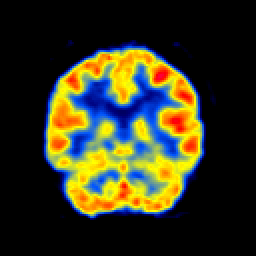
%> input picture test_img/PET/25052.bmp, 256 x 256 px
$ octave AAtest_single_sample.m   (GNU Octave 9; MATLAB toolbox functions it lacks are replaced by stand-ins)
%> lines starting %> are read from the running program, lines starting %| are printed output that depends on the picture
### matlab_metrics/FMI_metrics.m
% Reference from https://github.com/Linfeng-Tang/Image-Fusion General Metrics

function nfmi = FMI_metrics(ima, imb, imf, feature, w)

% FMI calculates the Feature Mutual Information (FMI), the non-reference
% performance metric for fusion algorithms, proposed in:
%
% M.B.A. Haghighat, A. Aghagolzadeh, H. Seyedarabi, "A Non-Reference Image
% Fusion Metric Based on Mutual Information of Image Features," Computers
% and Electrical Engineering, vol. 37, no. 5, pp. 744-756, Sept. 2011.
% http://dx.doi.org/10.1016/j.compeleceng.2011.07.012
%
%
% This code is the implementation of FAST-FMI, presented in:
%
% M. Haghighat, M.A. Razian, "Fast-FMI: non-reference image fusion metric,"
% 8th International Conference on Application of Information and
% Communication Technologies (AICT), pp. 1-3, 2014.
%
%
% Inputs:
% 		ima 	: 	First source image
% 		imb 	: 	Second source image
% 		imf 	: 	Fused image
% 		feature : 	Feature extraction method: gradient, edge, dct, wavelet, none (raw pixels) (default: image with no feature extraction)
% 		w       : 	Sliding window size w by w (default: 3)
%
% Output:
% 		nfmi 	: 	Normalized Feature Mutual Information
%
%
% Sample use:
% nfmi = fmi(ima,imb,imf,'none',3);
% % Or simply:
% nfmi = fmi(ima,imb,imf);
%
%
% (C)	Mohammad Haghighat, University of Miami
%       haghighat@ieee.org
%       IF YOU USE THIS CODE IN YOUR WORK, PLEASE CITE THE ABOVE PAPERS.


if nargin < 3               % Check correct number of arguments
    error('There should be three input images (2 source images and 1 fused image)!');
end

if size(ima) ~= size(imb)	% Check if the source images are of the same size
    error('Size of the source images must be the same!');
end

if size(ima) ~= size(imf)	% Check if the source images are of the same size
    disp(size(ima)); disp(size(imf));
    error('Size of the source and fused images must be the same!');
end

if ~exist('feature', 'var')
    feature = 'edge';       % Default feature extraction
end

if ~exist('w', 'var')
    w = 3;                  % Default window size
end

ima = double(ima);
imb = double(imb);
imf = double(imf);


% Feature Extraction

switch feature

	case 'none'         % Raw pixels (no feature extraction)
        aFeature = ima;
        bFeature = imb;
        fFeature = imf;

    case 'gradient'     % Gradient
        aFeature = gradient(ima);
        bFeature = gradient(imb);
        fFeature = gradient(imf);

    case 'edge'         % Edge
        aFeature = edge(ima);
        bFeature = edge(imb);
        fFeature = edge(imf);

    case 'dct'          % DCT
        aFeature = dct2(ima);
        bFeature = dct2(imb);
        fFeature = dct2(imf);

    case 'wavelet'      % Discrete Meyer wavelet
        [cA,cH,cV,cD] = dwt2(ima,'dmey');
        aFeature = rerange([cA,cH;cV,cD]);
        % disp(cH)
        [cA,cH,cV,cD] = dwt2(imb,'dmey');
        bFeature = rerange([cA,cH;cV,cD]);
        [cA,cH,cV,cD] = dwt2(imf,'dmey');
        fFeature = rerange([cA,cH;cV,cD]);

    otherwise
        error('Please specify a feature extraction method among ''gradient'', ''edge'', ''dct'', ''wavelet'', or ''none'' (raw pixels)!');

end

% [8 lines of commented-out code are left out]

[m,n] = size(aFeature);
w = floor(w/2);
fmi_map = ones(m-2*w, n-2*w);

for p = w+1:m-w
    for q = w+1:n-w

        aSub = aFeature(p-w:p+w, q-w:q+w);
        bSub = bFeature(p-w:p+w, q-w:q+w);
        fSub = fFeature(p-w:p+w, q-w:q+w);
        % disp(aSub)
        l = round((2*w+1).^2);

        if aSub == fSub
            fmi_af = 1;
        else
            aMax = max(aSub(:));
            aMin = min(aSub(:));
            if aMax == aMin
                aSub = ones(2*w+1);
            else
                aSub = (aSub - aMin)/(aMax - aMin);
            end

            fMax = max(fSub(:));
            fMin = min(fSub(:));
            if fMax == fMin
                fSub = ones(2*w+1);
            else
                fSub = (fSub - fMin)/(fMax - fMin);
            end

            % Normalize the feature images to get the marginal PDFs
            aPdf = aSub(:)./(sum(sum(aSub)));
            fPdf = fSub(:)./(sum(sum(fSub)));
            % PDF to CDF tranformation
            aCdf = zeros(size(aPdf));
            fCdf = zeros(size(fPdf));
            aCdf(1) = aPdf(1);
            fCdf(1) = fPdf(1);
            for i = 2:l
                aCdf(i) = aPdf(i)+aCdf(i-1);
                fCdf(i) = fPdf(i)+fCdf(i-1);
            end

            % Pearson correlation between marginal PDFs
            aTemp = aPdf - mean(aPdf);
            fTemp = fPdf - mean(fPdf);
            if sum(aTemp.*fTemp) == 0
                c = 0;
            else
                c = sum(aTemp.*fTemp)/sqrt(sum(aTemp.*aTemp)*sum(fTemp.*fTemp));
            end
            % Population standard deviations
            e_aPdf = 0; e2_aPdf = 0; e_fPdf = 0; e2_fPdf = 0;
            for i = 1:l
                e_aPdf  = e_aPdf  + i.*aPdf(i);         % Expected value of aPdf
                e2_aPdf = e2_aPdf + (i.^2).*aPdf(i);    % 2nd-order moment of aPdf
                e_fPdf  = e_fPdf  + i.*fPdf(i);         % Expected value of fPdf
                e2_fPdf = e2_fPdf + (i.^2).*fPdf(i);	% 2nd-order moment of fPdf
            end
            aSd = sqrt(e2_aPdf - e_aPdf.^2);	% Population standard deviation of aPdf
            fSd = sqrt(e2_fPdf - e_fPdf.^2);	% Population standard deviation of fPdf
            jointEntropy = 0;
            % Joint PDF calculation using simplified Nelsen method with joint entropy calculation
            if c >= 0

                if c == 0 || aSd == 0 || fSd == 0
                    phi = 0;
                else
                    covUp = 0;
                    for i = 1:l
                        for j = 1:l
                            % Frechet's upper bound bivariate distributions between f & a
                            covUp = covUp + 0.5*(fCdf(i)+aCdf(j)-abs(fCdf(i)-aCdf(j))) - fCdf(i).*aCdf(j);
                        end
                    end
                    corrUp = covUp/(fSd*aSd); % Upper correlation between f & a
                    phi = c/corrUp;
                end

                jpdfUp = 0.5*(fCdf(1)+aCdf(1)-abs(fCdf(1)-aCdf(1)));
                jpdf = phi.*jpdfUp + (1-phi).*fPdf(1).*aPdf(1);
                if jpdf~=0
                    jointEntropy = real(-jpdf.*log2(jpdf)); % Joint entropy
                end

                % 1-D boundaries
                for i=2:l
                    jpdfUp = 0.5*(fCdf(i)+aCdf(1)-abs(fCdf(i)-aCdf(1))) - ...
                        0.5*(fCdf(i-1)+aCdf(1)-abs(fCdf(i-1)-aCdf(1)));
                    jpdf = phi.*jpdfUp + (1-phi).*fPdf(i).*aPdf(1);
                    if jpdf~=0
                        jointEntropy = jointEntropy + real(-jpdf.*log2(jpdf)); % Joint entropy
                    end
                end
                for j=2:l
                    jpdfUp = 0.5*(fCdf(1)+aCdf(j)-abs(fCdf(1)-aCdf(j))) - ...
                        0.5*(fCdf(1)+aCdf(j-1)-abs(fCdf(1)-aCdf(j-1)));
                    jpdf = phi.*jpdfUp + (1-phi).*fPdf(1).*aPdf(j);
                    if jpdf~=0
                        jointEntropy = jointEntropy + real(-jpdf.*log2(jpdf)); % Joint entropy
                    end
                end
                % 2-D walls
                for i=2:l
                    for j=2:l
                        jpdfUp = 0.5*(fCdf(i)+aCdf(j)-abs(fCdf(i)-aCdf(j))) - ...
                            0.5*(fCdf(i-1)+aCdf(j)-abs(fCdf(i-1)-aCdf(j))) - ...
                            0.5*(fCdf(i)+aCdf(j-1)-abs(fCdf(i)-aCdf(j-1))) + ...
                            0.5*(fCdf(i-1)+aCdf(j-1)-abs(fCdf(i-1)-aCdf(j-1)));
                        jpdf = phi.*jpdfUp + (1-phi).*fPdf(i).*aPdf(j);
                        if jpdf~=0
                            jointEntropy = jointEntropy + real(-jpdf.*log2(jpdf)); % Joint entropy
                        end
                    end
                end

            end

            if c < 0

                if aSd == 0 || fSd == 0
                    theta = 0;
                else
                    covLo = 0;
                    for i = 1:l
                        for j = 1:l
                            % Frechet's lower bound bivariate distributions between f & a
                            covLo = covLo + 0.5*(fCdf(i)+aCdf(j)-1+abs(fCdf(i)+aCdf(j)-1)) - fCdf(i).*aCdf(j);
                        end
                    end
                    corrLo = covLo/(fSd*aSd); % Lower correlation between f & a
                    theta = c/corrLo;
                end

                jpdfLo = 0.5*(fCdf(1)+aCdf(1)-1+abs(fCdf(1)+aCdf(1)-1));
                jpdf = theta.*jpdfLo + (1-theta).*fPdf(1).*aPdf(1);
                if jpdf~=0
                    jointEntropy = real(-jpdf.*log2(jpdf)); % Joint entropy
                end
                % disp('First Element')
                % disp(jointEntropy)
                % 1-D boundaries
                for i=2:l
                    jpdfLo = 0.5*(fCdf(i)+aCdf(1)-1+abs(fCdf(i)+aCdf(1)-1)) - ...
                        0.5*(fCdf(i-1)+aCdf(1)-1+abs(fCdf(i-1)+aCdf(1)-1));
                    jpdf = theta.*jpdfLo + (1-theta).*fPdf(i).*aPdf(1);
                    % disp(0.5*(fCdf(i)+aCdf(1)-1+abs(fCdf(i)+aCdf(1)-1)))
                    % disp(0.5*(fCdf(i-1)+aCdf(1)-1+abs(fCdf(i-1)+aCdf(1)-1)))
                    % fprintf('%d %.8f\n', i, jpdf)
                    if jpdf~=0
                        jointEntropy = jointEntropy + real(-jpdf.*log2(jpdf)); % Joint entropy
                    end
                end
                % disp('After First Row')
                % disp(jointEntropy)

                for j=2:l
                    jpdfLo = 0.5*(fCdf(1)+aCdf(j)-1+abs(fCdf(1)+aCdf(j)-1)) - ...
                        0.5*(fCdf(1)+aCdf(j-1)-1+abs(fCdf(1)+aCdf(j-1)-1));
                    jpdf = theta.*jpdfLo + (1-theta).*fPdf(1).*aPdf(j);
                    if jpdf~=0
                        jointEntropy = jointEntropy + real(-jpdf.*log2(jpdf)); % Joint entropy
                    end
                end

                % disp('After First Col')
                % disp(jointEntropy)
                % 2-D walls
                for i=2:l
                    for j=2:l
                        jpdfLo = 0.5*(fCdf(i)+aCdf(j)-1+abs(fCdf(i)+aCdf(j)-1)) - ...
                            0.5*(fCdf(i-1)+aCdf(j)-1+abs(fCdf(i-1)+aCdf(j)-1)) - ...
                            0.5*(fCdf(i)+aCdf(j-1)-1+abs(fCdf(i)+aCdf(j-1)-1)) + ...
                            0.5*(fCdf(i-1)+aCdf(j-1)-1+abs(fCdf(i-1)+aCdf(j-1)-1));
                        jpdf = theta.*jpdfLo + (1-theta).*fPdf(i).*aPdf(j);
                        % fprintf('%d %d %.8f\n', i, j, jpdf)
                        if jpdf~=0
                            jointEntropy = jointEntropy + real(-jpdf.*log2(jpdf)); % Joint entropy
                        end
                        % fprintf('%d %d %.3f\n', i, j ,jpdfLo);

                    end
                end
                % disp('Final')
                % disp(jointEntropy)
            end

            % Marginal entropies
            index = find(aPdf~=0);
            aEntropy = sum(-aPdf(index).*log2(aPdf(index)));
            index = find(fPdf~=0);
            fEntropy = sum(-fPdf(index).*log2(fPdf(index)));
            % Mutual information between a & f
            mi = aEntropy + fEntropy - jointEntropy;
            % Overall normalized mutual information
            if mi == 0
                fmi_af = 0;
            else
                fmi_af = 2.*mi./(aEntropy+fEntropy);
            end

        end

        if bSub == fSub
            fmi_bf = 1;
        else
            bMax = max(bSub(:));
            bMin = min(bSub(:));
            if bMax == bMin
                bSub = ones(2*w+1);
            else
                bSub = (bSub - bMin)/(bMax - bMin);
            end

            fMax = max(fSub(:));
            fMin = min(fSub(:));
            if fMax == fMin
                fSub = ones(2*w+1);
            else
                fSub = (fSub - fMin)/(fMax - fMin);
            end

            % PDF of the gradients of the images
            bPdf = bSub(:)./(sum(sum(bSub)));
            fPdf = fSub(:)./(sum(sum(fSub)));

            l = length(bPdf);

            % PDF to CDF tranformation
            bCdf = zeros(size(bPdf));
            fCdf = zeros(size(fPdf));
            bCdf(1) = bPdf(1);
            fCdf(1) = fPdf(1);
            for i=2:l
                bCdf(i) = bPdf(i)+bCdf(i-1);
                fCdf(i) = fPdf(i)+fCdf(i-1);
            end

            % Pearson correlation between marginal PDFs
            bTemp = bPdf - mean(bPdf);
            fTemp = fPdf - mean(fPdf);
            if sum(bTemp.*fTemp) == 0
                c = 0;
            else
                c = sum(bTemp.*fTemp)/sqrt(sum(bTemp.*bTemp)*sum(fTemp.*fTemp));
            end

            % Population standard deviations
            e_bPdf = 0; e2_bPdf = 0; e_fPdf = 0; e2_fPdf = 0;
            for i = 1:l
                e_bPdf  = e_bPdf  + i.*bPdf(i);         % Expected value of the aPdf
                e2_bPdf = e2_bPdf + (i.^2).*bPdf(i);	% 2nd-order moment of the aPdf
                e_fPdf  = e_fPdf  + i.*fPdf(i);         % Expected value of the bPdf
                e2_fPdf = e2_fPdf + (i.^2).*fPdf(i);	% 2nd-order moment of the bPdf
            end
            bSd = sqrt(e2_bPdf - e_bPdf.^2);	% Population standard deviation of the intensity
            fSd = sqrt(e2_fPdf - e_fPdf.^2);	% Population standard deviation of the intensity


            jointEntropy = 0;
            % JPDF calculation using simplified Nelsen method with joint entropy calculation
            if c >= 0

                if c == 0 || bSd == 0 || fSd == 0
                    phi = 0;
                else
                    covUp = 0;
                    for i = 1:l
                        for j = 1:l
                            % Frechet's upper bound bivariate distributions between f & b
                            covUp = covUp + 0.5*(fCdf(i)+bCdf(j)-abs(fCdf(i)-bCdf(j))) - fCdf(i).*bCdf(j);
                        end
                    end
                    corrUp = covUp/(fSd*bSd); % Upper correlation between f & b
                    phi = c/corrUp;
                end

                jpdfUp = 0.5*(fCdf(1)+bCdf(1)-abs(fCdf(1)-bCdf(1)));
                jpdf = phi.*jpdfUp + (1-phi).*fPdf(1).*bPdf(1);
                if jpdf~=0
                    jointEntropy = real(-jpdf.*log2(jpdf)); % Joint entropy
                end

                % 1-D boundaries
                for i=2:l
                    jpdfUp = 0.5*(fCdf(i)+bCdf(1)-abs(fCdf(i)-bCdf(1))) - ...
                        0.5*(fCdf(i-1)+bCdf(1)-abs(fCdf(i-1)-bCdf(1)));
                    jpdf = phi.*jpdfUp + (1-phi).*fPdf(i).*bPdf(1);
                    if jpdf~=0
                        jointEntropy = jointEntropy + real(-jpdf.*log2(jpdf)); % Joint entropy
                    end
                end
                for j=2:l
                    jpdfUp = 0.5*(fCdf(1)+bCdf(j)-abs(fCdf(1)-bCdf(j))) - ...
                        0.5*(fCdf(1)+bCdf(j-1)-abs(fCdf(1)-bCdf(j-1)));
                    jpdf = phi.*jpdfUp + (1-phi).*fPdf(1).*bPdf(j);
                    if jpdf~=0
                        jointEntropy = jointEntropy + real(-jpdf.*log2(jpdf)); % Joint entropy
                    end
                end
                % 2-D walls
                for i=2:l
                    for j=2:l
                        jpdfUp = 0.5*(fCdf(i)+bCdf(j)-abs(fCdf(i)-bCdf(j))) - ...
                            0.5*(fCdf(i-1)+bCdf(j)-abs(fCdf(i-1)-bCdf(j))) - ...
                            0.5*(fCdf(i)+bCdf(j-1)-abs(fCdf(i)-bCdf(j-1))) + ...
                            0.5*(fCdf(i-1)+bCdf(j-1)-abs(fCdf(i-1)-bCdf(j-1)));
                        jpdf = phi.*jpdfUp + (1-phi).*fPdf(i).*bPdf(j);
                        if jpdf~=0
                            jointEntropy = jointEntropy + real(-jpdf.*log2(jpdf)); % Joint entropy
                        end
                    end
                end

            end

            if c < 0

                if bSd == 0 || fSd == 0
                    theta = 0;
                else
                    covLo = 0;
                    for i = 1:l
                        for j = 1:l
                            % Frechet's lower bound bivariate distributions between f & b
                            covLo = covLo + 0.5*(fCdf(i)+bCdf(j)-1+abs(fCdf(i)+bCdf(j)-1)) - fCdf(i).*bCdf(j);
                        end
                    end
                    corrLo = covLo/(fSd*bSd); % Lower correlation between f & b
                    theta = c/corrLo;
                end

                jpdfLo = 0.5*(fCdf(1)+bCdf(1)-1+abs(fCdf(1)+bCdf(1)-1));
                jpdf = theta.*jpdfLo + (1-theta).*fPdf(1).*bPdf(1);
                if jpdf~=0
                    jointEntropy = real(-jpdf.*log2(jpdf)); % Joint entropy
                end

                % 1-D boundaries
                for i=2:l
                    jpdfLo = 0.5*(fCdf(i)+bCdf(1)-1+abs(fCdf(i)+bCdf(1)-1)) - ...
                        0.5*(fCdf(i-1)+bCdf(1)-1+abs(fCdf(i-1)+bCdf(1)-1));
                    jpdf = theta.*jpdfLo + (1-theta).*fPdf(i).*bPdf(1);
                    if jpdf~=0
                        jointEntropy = jointEntropy + real(-jpdf.*log2(jpdf)); % Joint entropy
                    end
                end
                for j=2:l
                    jpdfLo = 0.5*(fCdf(1)+bCdf(j)-1+abs(fCdf(1)+bCdf(j)-1)) - ...
                        0.5*(fCdf(1)+bCdf(j-1)-1+abs(fCdf(1)+bCdf(j-1)-1));
                    jpdf = theta.*jpdfLo + (1-theta).*fPdf(1).*bPdf(j);
                    if jpdf~=0
                        jointEntropy = jointEntropy + real(-jpdf.*log2(jpdf)); % Joint entropy
                    end
                end
                % 2-D walls
                for i=2:l
                    for j=2:l
                        jpdfLo = 0.5*(fCdf(i)+bCdf(j)-1+abs(fCdf(i)+bCdf(j)-1)) - ...
                            0.5*(fCdf(i-1)+bCdf(j)-1+abs(fCdf(i-1)+bCdf(j)-1)) - ...
                            0.5*(fCdf(i)+bCdf(j-1)-1+abs(fCdf(i)+bCdf(j-1)-1)) + ...
                            0.5*(fCdf(i-1)+bCdf(j-1)-1+abs(fCdf(i-1)+bCdf(j-1)-1));
                        jpdf = theta.*jpdfLo + (1-theta).*fPdf(i).*bPdf(j);
                        if jpdf~=0
                            jointEntropy = jointEntropy + real(-jpdf.*log2(jpdf)); % Joint entropy
                        end
                    end
                end

            end


            % Marginal entropies
            index = find(bPdf~=0);
            bEntropy = sum(-bPdf(index).*log2(bPdf(index)));
            index = find(fPdf~=0);
            fEntropy = sum(-fPdf(index).*log2(fPdf(index)));

            % Mutual information between b & f
            mi = bEntropy + fEntropy - jointEntropy;

            % Overall normalized mutual information
            if mi == 0
                fmi_bf = 0;
            else
                fmi_bf = 2.*mi./(bEntropy+fEntropy);
            end

        end

        fmi_map(p-w,q-w) = (fmi_af + fmi_bf)./2;

    end
end

nfmi = mean2(fmi_map);


%%%%%%%%%%%%%%%%%%%%%%%%%%%%%%%%%%%%%%%%%%%%%%%%%%%%%%%%%%%%%%%%%%%%%%%%%%%

% [16 lines left out: function rerange, not called in this run]

### matlab_metrics/AAtest_single_sample.m
current = fileparts(mfilename('fullpath'));
addpath(genpath(current))
addpath(fullfile(current, 'VIF', 'VIF'))
clc;

img1 = imread('test_img/PET/25052.bmp');
%> img1 is the input picture: size 256x256x3 uint8; mean R, G, B 52.7, 52.1, 31
img2 = imread('test_img/MRI/25052.bmp');
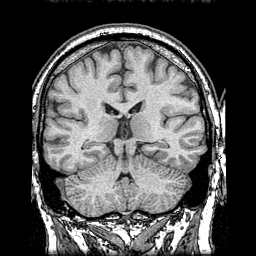
%> input picture test_img/MRI/25052.bmp, 256 x 256 px
%> img2 is the input picture: size 256x256 uint8; min 0, max 255, mean 81.5
img_f = imread('test_img/Fused/Fused_Gray.bmp');
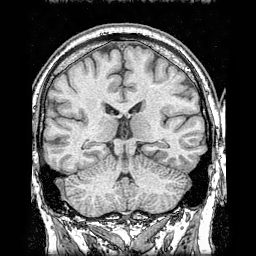
%> input picture test_img/Fused/Fused_Gray.bmp, 256 x 256 px
%> img_f is the input picture: size 256x256 uint8; min 0, max 255, mean 94.6

% % ========================
% % TEST MATRIX 3x3
% % ========================
% img1 = uint8([80  20  85;
%               75  25  78;
%               80  22  88]);

% img2 = uint8([30 110  35;
%               28 120  32;
%               26 115  30]);

% img_f = uint8([58  70  60;
%                55  78  57;
%                62  75  61]);

% ========================
% TEST MATRIX 5x5
% ========================

% img1 = uint8([85  20  88  22  90;
%               80  25  82  24  84;
%               78  23  80  21  79;
%               82  26  85  25  87;
%               88  22  90  23  92]);

% img2 = uint8([30 110  32 115  35;
%               28 120  30 118  33;
%               26 115  28 112  31;
%               29 122  31 120  34;
%               27 118  29 116  32]);

% img_f = uint8([58  70  60  72  62;
%                55  78  57  76  59;
%                52  72  54  70  56;
%                56  80  58  78  60;
%                57  75  59  74  61]);

% ========================
% PREPROCESS
% ========================
if size(img1,3)>2, img1 = rgb2gray(img1); end
%> after `img1 = rgb2gray(img1)`:
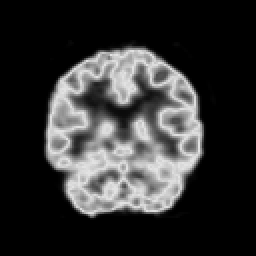
%> img1: size 256x256 uint8; min 0, max 226, mean 49.9
if size(img2,3)>2, img2 = rgb2gray(img2); end
if size(img_f,3)>2, img_f = rgb2gray(img_f); end

[s1, s2] = size(img1);
%> s1 = 256; s2 = 256
grey_level = 256;

img1_int = img1;
img2_int = img2;
img_f_int = img_f;

img1_float = im2double(img1)*255.0;
img2_float = im2double(img2)*255.0;
img_f_float = im2double(img_f)*255.0;

imgSeq = cat(3, img1_float, img2_float);

fprintf('Image size: %dx%d\n', s1, s2);
%| Image size: 256x256

% [33 lines of commented-out code are left out]

FMI_pixel = FMI_metrics(img1_float, img2_float, img_f_float, 'none');
%> (the run ends here)
